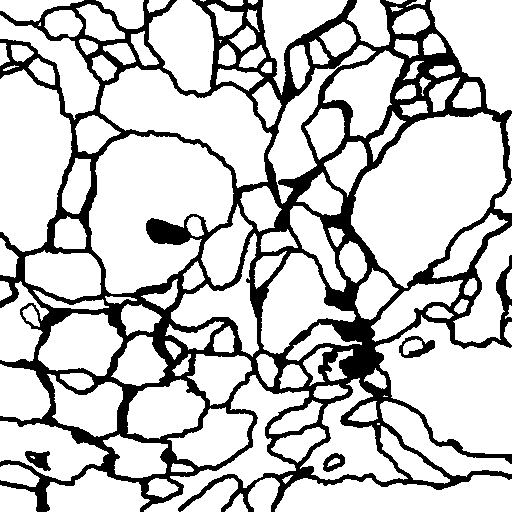
#> input picture data/labels/train/0.tif, 512 x 512 px, found by its file name; its folder holds only this picture in this run
$ jupyter execute --allow-errors 20210412-elastic-deformation-image.ipynb   (shell and % lines are left out)
#> lines starting #> are read from the running program, lines starting #| are printed output that depends on the picture; after the words box and inside, x2 and y2 are one past the last pixel; in counts of white or black regions, pixels touching at a corner belong together
[cell 1]
import numpy as np

import pandas as pd
import matplotlib.pyplot as plt
import cv2
import os
from copy import deepcopy
from scipy.ndimage.interpolation import map_coordinates
from scipy.ndimage.filters import gaussian_filter

#> (a cell that did not finish here is left out)

[cell 3]
PROJECT_PATH = os.getcwd().replace("notebooks","")
DATA_PATH = os.path.join(PROJECT_PATH, "data")
SAMPLES_PATH = os.path.join(DATA_PATH, "samples")
TRAIN_SAMPLES_PATH = os.path.join(SAMPLES_PATH, "train")
TEST_SAMPLES_PATH = os.path.join(SAMPLES_PATH, "test")
LABELS_PATH = os.path.join(DATA_PATH, "masks")
TRAIN_LABELS_PATH = os.path.join(LABELS_PATH, "train")
TEST_LABELS_PATH = os.path.join(LABELS_PATH, "test")

ALPHA_AFFINE = (.01, .2)
SIGMA = 10.
# SIGMA=np.random.choice(range(12, 20)),
ALPHA = 1.
# ALPHA = np.random.choice(range(120, 150))
ADJUSTMENT_PIXEL_RANGE = (5, 100)
ADJUSTED_PIXEL = 0

[cell 4]
img_name = np.random.choice(os.listdir(TRAIN_SAMPLES_PATH))
img_path = os.path.join(TRAIN_SAMPLES_PATH, img_name)
mask_path = os.path.join(TRAIN_LABELS_PATH, img_name)

[cell 5]
img =  cv2.imread(img_path)
#> img is the input picture: shape (512, 512, 3); 78.1% white; 4 black regions, box (x1, y1, x2, y2) and area: (0, 0, 512, 512) 56590, (399, 336, 435, 358) 356, (25, 451, 51, 471) 314, (323, 453, 345, 472) 232
mask = cv2.imread(mask_path)
print(f"Image shape: {img.shape}, mask shape: {mask.shape}")
#| Image shape: (512, 512, 3), mask shape: (512, 512, 3)

[cell 6]
fig, (ax1, ax2) = plt.subplots(ncols=2, figsize=(10, 5))
ax1.imshow(img, cmap="gray")
ax1.set_title("img")
ax1.get_xaxis().set_ticks([])
ax1.get_yaxis().set_ticks([])

ax2.imshow(mask, cmap="gray")
ax2.set_title("mask")
ax2.get_xaxis().set_ticks([])
ax2.get_yaxis().set_ticks([])
fig.suptitle(t=img_name, x=.5, y=1.)
plt.tight_layout()
plt.show()
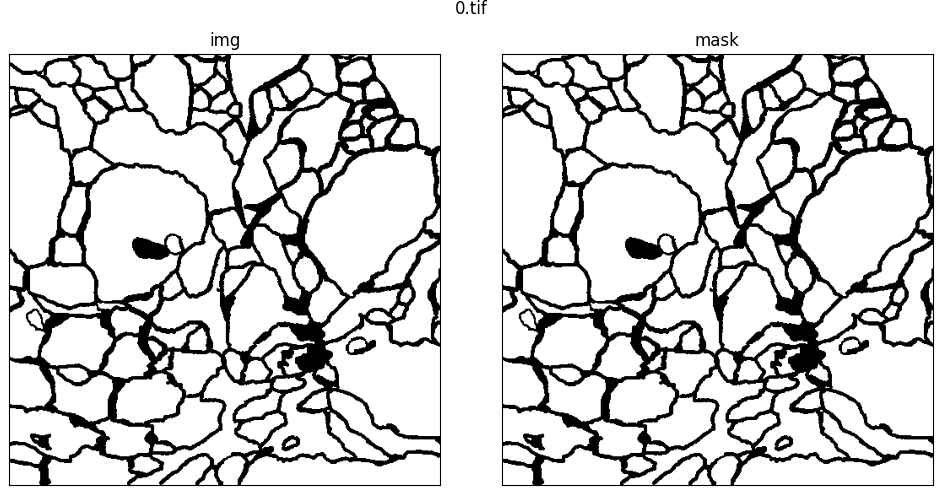
#> figure drawn by matplotlib, 2 panels

[cell 7]
def insert_grid(
    img: np.ndarray,
    box_height: int,
    box_width: int,
    color: float=1.,
    thickness: int=1.) -> np.ndarray:

#> called with box_height = 52, box_width = 52, color = 1, thickness = 1
    assert img.ndim == 2

    img = deepcopy(img)

    height, width = img.shape
#> height = 512; width = 512

    for x in range(0, width, box_width):
        cv2.line(
            img=img, pt1=(x, 0), pt2=(x, height), color=(color,), thickness=thickness)
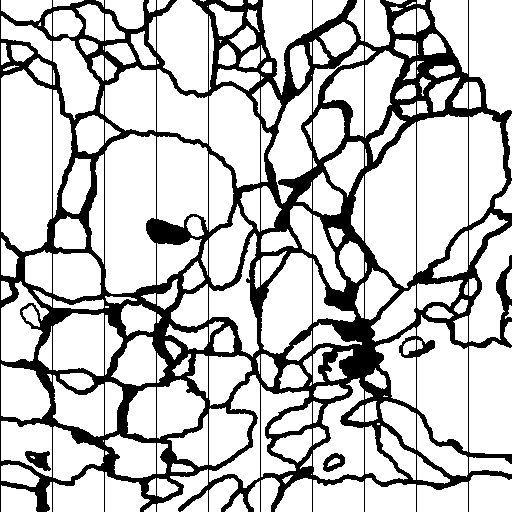
#> img: shape (512, 512); min 0, max 255, mean 195.2

    for y in range(0, height, box_height):
        cv2.line(
            img=img, pt1=(0, y), pt2=(width, y), color=(color,), thickness=thickness)
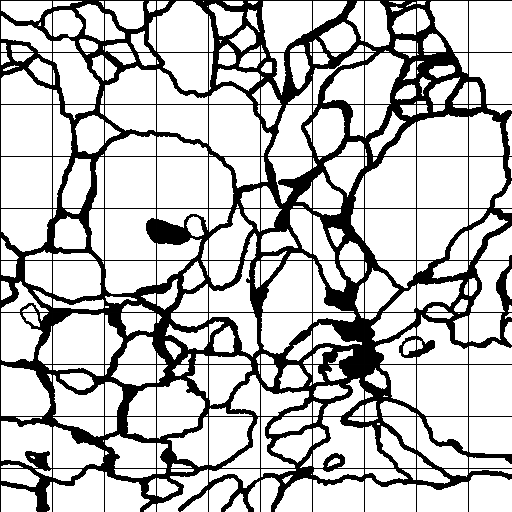
#> img: shape (512, 512); 1.91% of pixels changed, all inside (x1, y1, x2, y2) = (1, 0, 512, 469)

    return img

[cell 8]
fig, (ax1, ax2) = plt.subplots(ncols=2, figsize=(10, 5))
img = insert_grid(img[:,:,0], 52, 52, color=1, thickness=1)
ax1.imshow(img, cmap="gray")
mask = insert_grid(mask[:,:,0], 52, 52, color=1, thickness=1)
ax2.imshow(mask, cmap="gray")
plt.tight_layout()
plt.show()
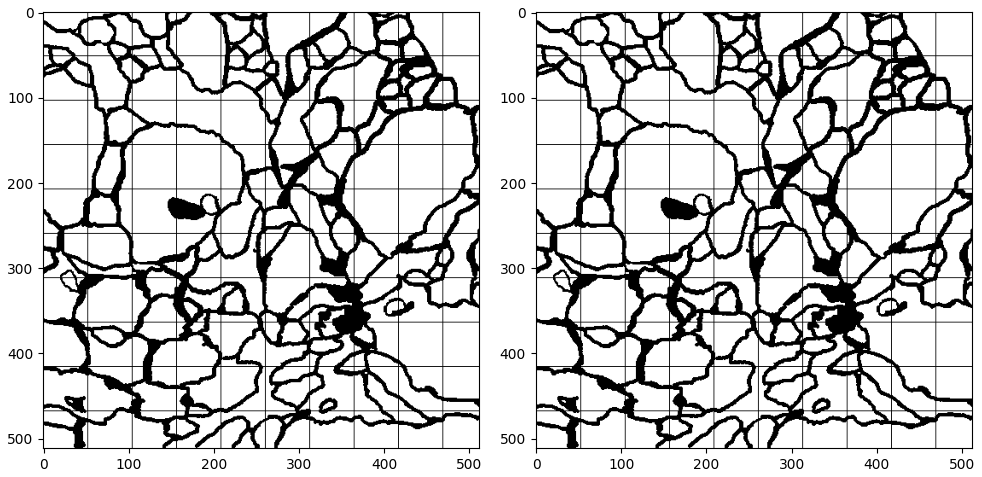
#> figure drawn by matplotlib, 2 panels

## Affine + Elastic deformation

[cell 9]
img =  cv2.imread(img_path)
img = img[:,:,0]
mask_path = os.path.join(TRAIN_LABELS_PATH, img_name)
mask = cv2.imread(mask_path)
mask = mask[:,:,0]
img = insert_grid(img, 52, 52, color=1, thickness=1)
mask = insert_grid(mask, 52, 52, color=1, thickness=1)

#> (the rest of this cell did not finish here and is left out)

[cell 10]
np.unique(mask, return_counts=True)
#> Out = ([0, 1, 255], [55406, 10140, 196598])

#> (a cell that did not finish here is left out)

## Checking pixel values without inserting grid

Need to bring pixels into {0, 255}

[cell 12]
img =  cv2.imread(img_path)
img = img[:,:,0]
mask_path = os.path.join(TRAIN_LABELS_PATH, img_name)
mask = cv2.imread(mask_path)
mask = mask[:,:,0]

#> (the rest of this cell did not finish here and is left out)

[cell 13]
np.unique(mask, return_counts=True)
#> Out = ([0, 255], [57492, 204652])

#> (a cell that did not finish here is left out)

Here we can see that pixel values for mask does not belong to {0, 255}

[cell 15]
img =  cv2.imread(img_path)
img = img[:,:,0]
mask_path = os.path.join(TRAIN_LABELS_PATH, img_name)
mask = cv2.imread(mask_path)
mask = mask[:,:,0]

#> (the rest of this cell did not finish here and is left out)

[cell 16]
fig, (ax1, ax2) = plt.subplots(ncols=2, figsize=(20,10))
ax1.imshow(mask, cmap="gray")
#> (the rest of this cell did not finish here and is left out)

[cell 17]
np.unique(mask, return_counts=True)
#> Out = ([0, 255], [57492, 204652])

$ run again, on data/labels/train/12.tif
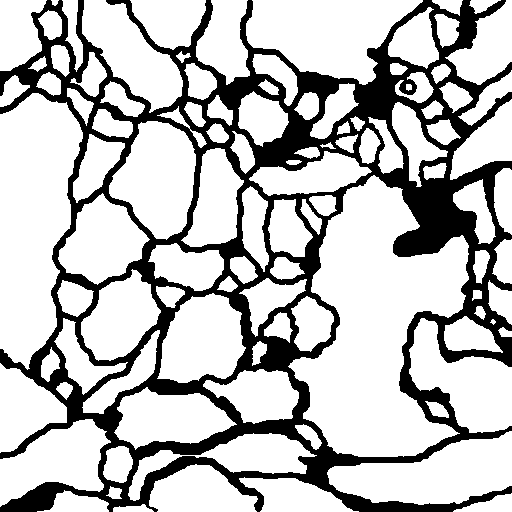
#> input picture data/labels/train/12.tif, 512 x 512 px, found by its file name
#> img is the input picture: shape (512, 512, 3); 74.5% white; 1 black region, box (x1, y1, x2, y2) and area: (0, 0, 512, 512) 66758
#| Image shape: (512, 512, 3), mask shape: (512, 512, 3)
#> after the loop in insert_grid, `for y in range(0, height, box_height):`:
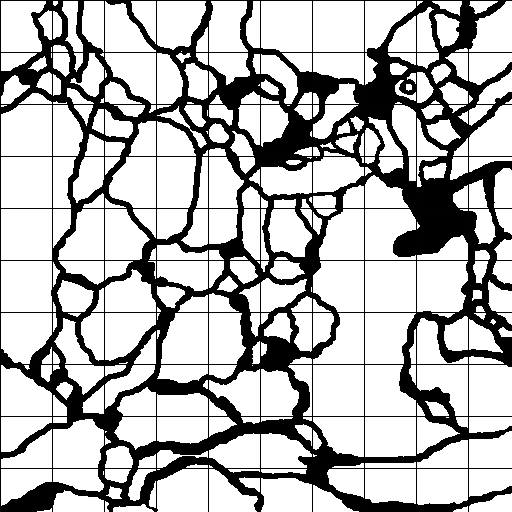
#> img: shape (512, 512); min 0, max 255, mean 182.6
#> `plt.show()`:
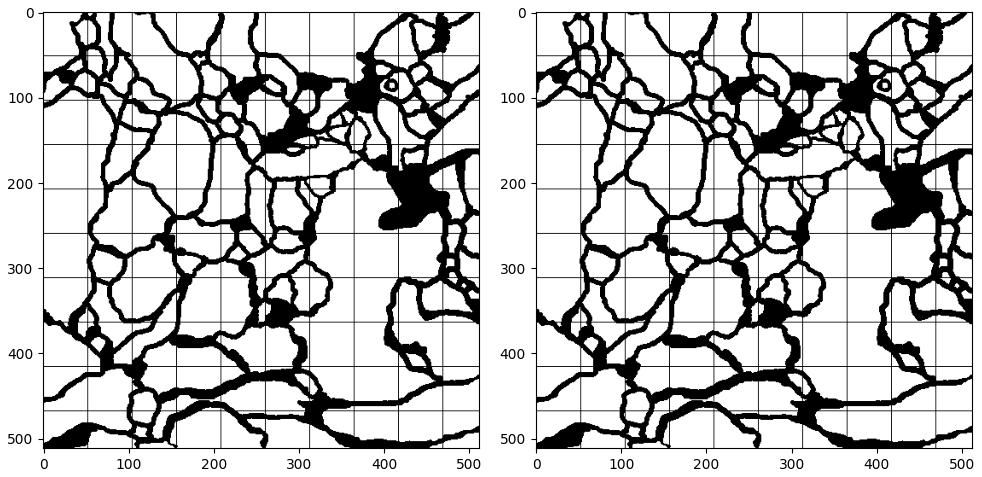
#> figure drawn by matplotlib, 2 panels
#> `np.unique(mask, return_counts=True)`: Out = ([0, 1, 255], [64379, 10140, 187625])
#> `np.unique(mask, return_counts=True)`: Out = ([0, 255], [66758, 195386])

$ run again, on data/labels/train/13.tif
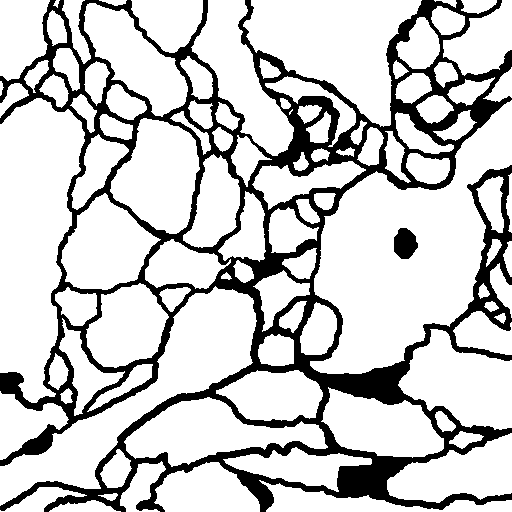
#> input picture data/labels/train/13.tif, 512 x 512 px, found by its file name
#> img is the input picture: shape (512, 512, 3); 79.1% white; 2 black regions, box (x1, y1, x2, y2) and area: (0, 0, 512, 512) 54137, (394, 228, 418, 259) 563
#| Image shape: (512, 512, 3), mask shape: (512, 512, 3)
#> after the loop in insert_grid, `for y in range(0, height, box_height):`:
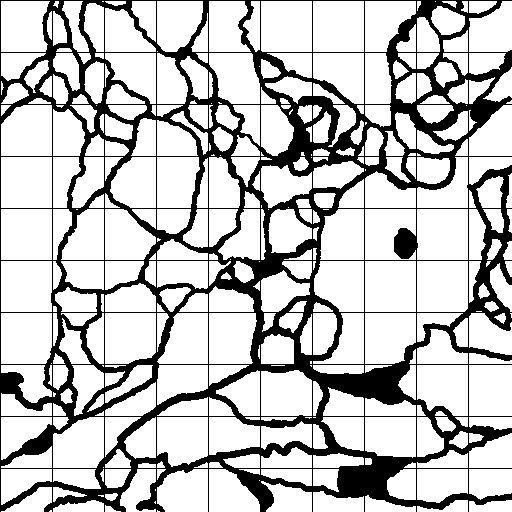
#> img: shape (512, 512); min 0, max 255, mean 193.9
#> `plt.show()`:
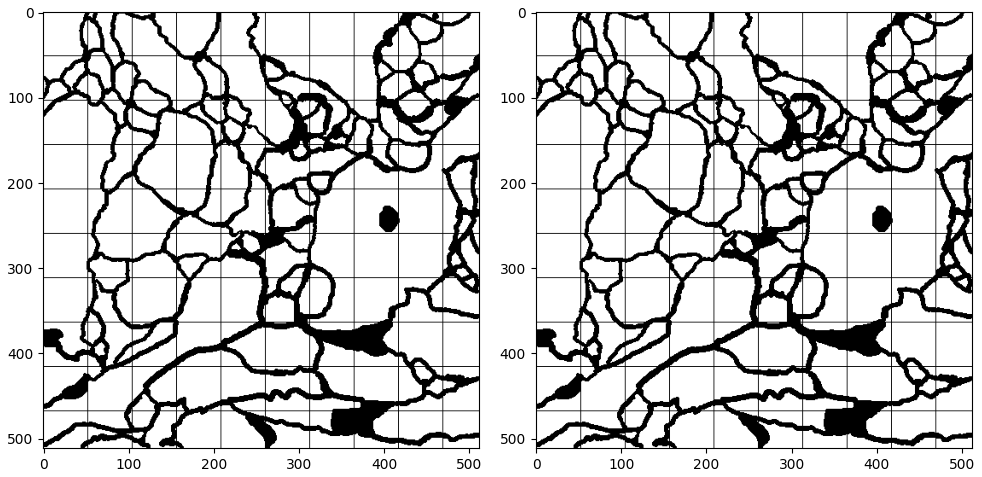
#> figure drawn by matplotlib, 2 panels
#> `np.unique(mask, return_counts=True)`: Out = ([0, 1, 255], [52669, 10140, 199335])
#> `np.unique(mask, return_counts=True)`: Out = ([0, 255], [54700, 207444])

$ run again, on data/labels/train/14.tif
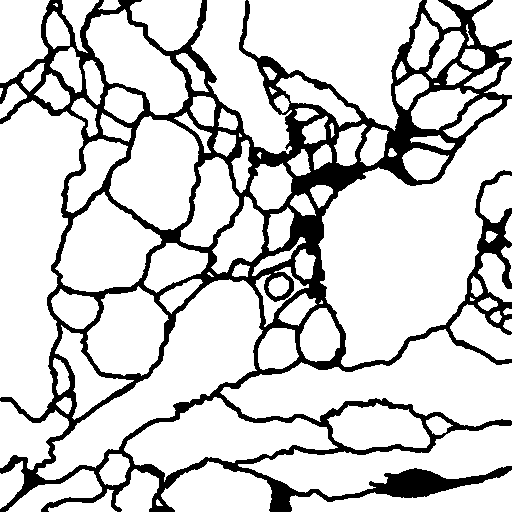
#> input picture data/labels/train/14.tif, 512 x 512 px, found by its file name
#> img is the input picture: shape (512, 512, 3); 81.3% white; 1 black region, box (x1, y1, x2, y2) and area: (0, 0, 512, 512) 49027
#| Image shape: (512, 512, 3), mask shape: (512, 512, 3)
#> after the loop in insert_grid, `for y in range(0, height, box_height):`:
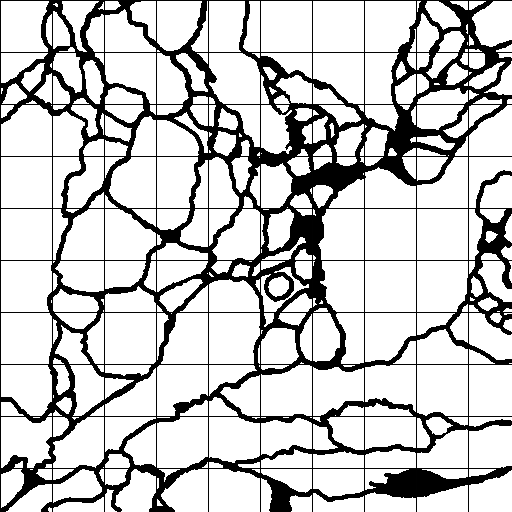
#> img: shape (512, 512); min 0, max 255, mean 199.4
#> `plt.show()`:
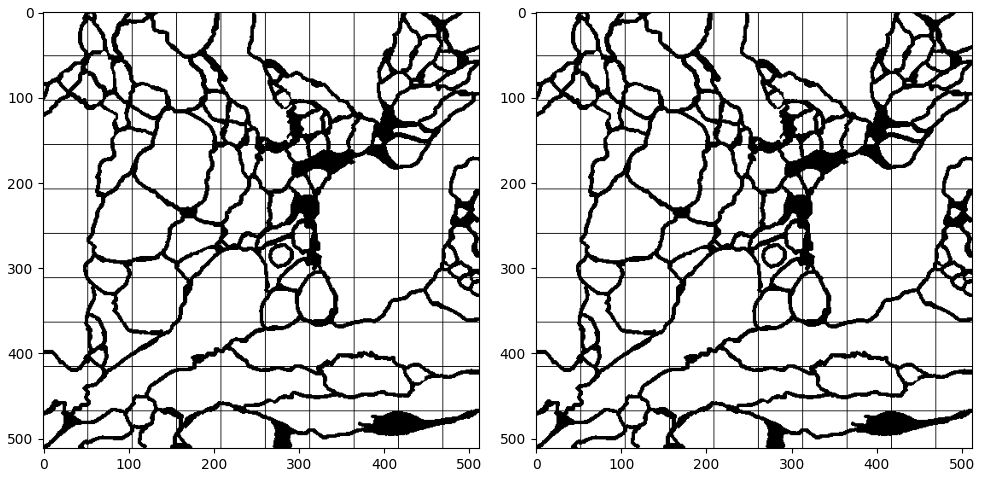
#> figure drawn by matplotlib, 2 panels
#> `np.unique(mask, return_counts=True)`: Out = ([0, 1, 255], [47063, 10140, 204941])
#> `np.unique(mask, return_counts=True)`: Out = ([0, 255], [49027, 213117])

$ run again, on data/labels/train/1.tif
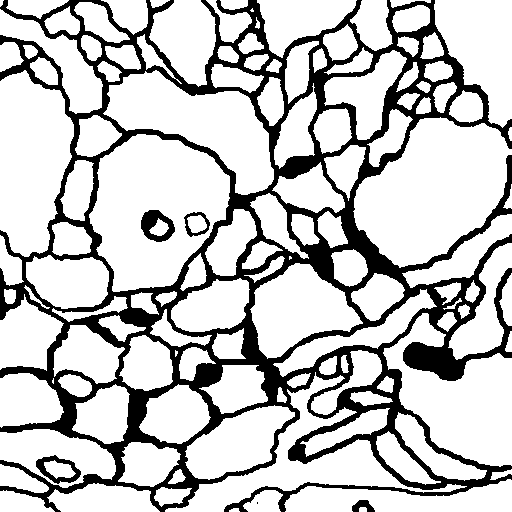
#> input picture data/labels/train/1.tif, 512 x 512 px, found by its file name
#> img is the input picture: shape (512, 512, 3); 77.3% white; 6 black regions (1 under 20 px), largest, box (x1, y1, x2, y2) and area: (0, 0, 512, 512) 58149, (141, 210, 175, 242) 606, (36, 455, 81, 484) 484, (184, 212, 210, 237) 224, (352, 500, 375, 512) 170
#| Image shape: (512, 512, 3), mask shape: (512, 512, 3)
#> `plt.show()`:
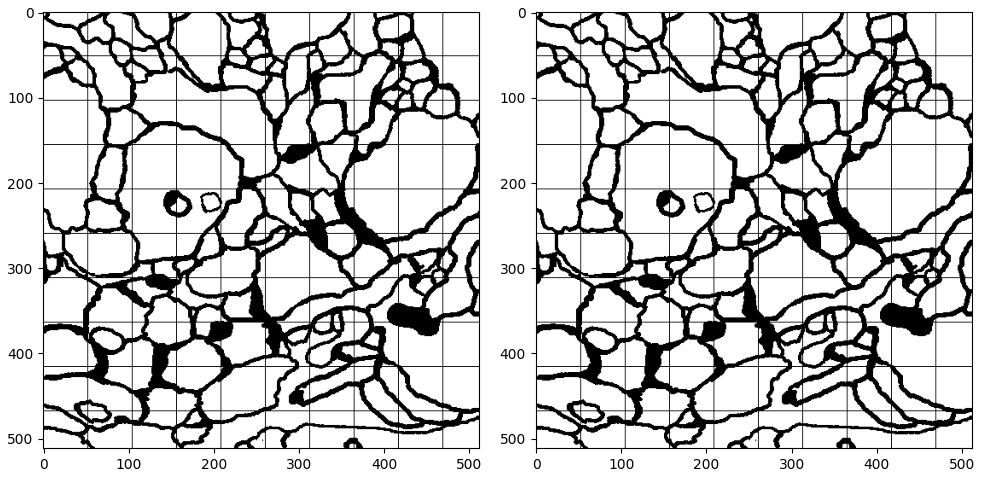
#> figure drawn by matplotlib, 2 panels
#> `np.unique(mask, return_counts=True)`: Out = ([0, 1, 255], [57232, 10140, 194772])
#> `np.unique(mask, return_counts=True)`: Out = ([0, 255], [59635, 202509])
